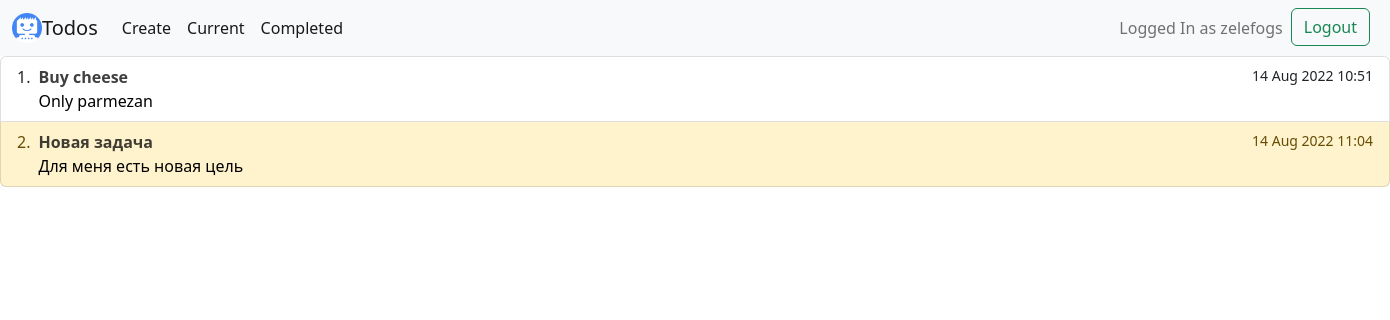
Before: /current/ (signed in) with the older database file.
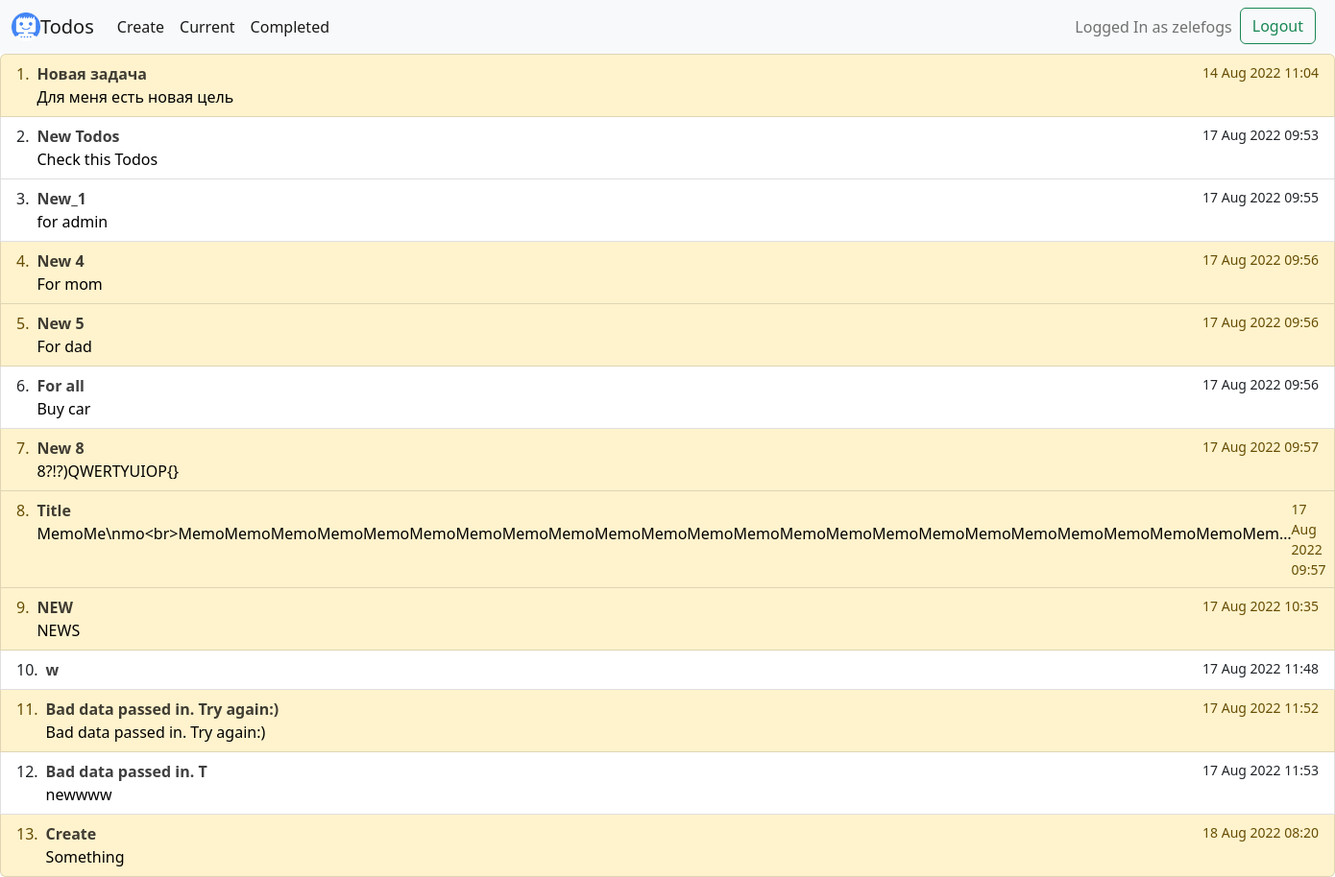
After: the same page with the newer database file.
### todo/models.py (models this page shows, shortened)
class Todo(models.Model):
	title = models.CharField(max_length=100)
	memo = models.TextField(blank=True)
	important = models.BooleanField(default=False)
	created = models.DateTimeField(auto_now_add=True)
	datecompleted = models.DateTimeField(null=True, blank=True)
	user = models.ForeignKey(User, on_delete=models.CASCADE)

### todo/views.py (the view)
# urls.py: path('current/', views.currenttodos, name='currenttodos'),
@login_required
def currenttodos(request):
	todos = Todo.objects.filter(user=request.user, datecompleted__isnull=True)
	return render(request, 'todo/currenttodos.html', {'todos': todos})

### todo/templates/todo/currenttodos.html (shortened to what this page needs)
{% extends 'todo/base.html' %}
{% block content %}
    {% if todos %}
    <div class="list-group">
    <ol class="list-group list-group-numbered">
  {% for item in todos %}
      <li class="list-group-item d-flex justify-content-between align-items-start {% if item.important %}list-group-item-warning {% endif %}">
      <div class="ms-2 me-auto">
      <a href="{% url 'viewtodo'  item.id %}" style="color: black;text-decoration: none">
      <div class="fw-bold opacity-75">{{ item.title|truncatechars:100 }}</div>
    {% if item.memo %}  {{ item.memo|truncatechars:110 }}{% endif %}
      </a>
      </div>
    <small>{{ item.created|date:'j M Y H:i' }}</small>
  </li>
  {% endfor %}
</ol>
    </div>
    {% else %}
    <div style="text-align: center">
        <h1>There are no current Todos</h1>
        </div>
    {% endif %}
{% endblock %}

Changed rows visible on the page:
no longer on this page (row edited): Todo: title "Buy cheese", memo "Only parmezan", created "14 Aug 2022 10:51", important False (drawn)
added Todo: title "New Todos", memo "Check this Todos", created "17 Aug 2022 09:53", important False (drawn)
added Todo: title "New_1", memo "for admin", created "17 Aug 2022 09:55", important False (drawn)
added Todo: title "New 4", memo "For mom", created "17 Aug 2022 09:56"
added Todo: title "New 5", memo "For dad", created "17 Aug 2022 09:56"
added Todo: title "For all", memo "Buy car", created "17 Aug 2022 09:56", important False (drawn)
added Todo: title "New 8", memo "8?!?)QWERTYUIOP{}", created "17 Aug 2022 09:57"
added Todo: title "Title", memo "MemoMe\\nmo<br>MemoMemoMemoMemoMemoMemoMemoMemoMemoMemoMemoMemoMemoMemoMemoMemoMemoMemoMemoMemoMemoMemoMemoMem…", created "17 Aug 2022 09:57"
added Todo: title "NEW", memo "NEWS", created "17 Aug 2022 10:35"
added Todo: title "w", created "17 Aug 2022 11:48", important False (drawn)
added Todo: title "Bad data passed in. Try again:)", memo "Bad data passed in. Try again:)", created "17 Aug 2022 11:52"
added Todo: title "Bad data passed in. T", memo "newwww", created "17 Aug 2022 11:53", important False (drawn)
added Todo: title "Create", memo "Something", created "18 Aug 2022 08:20"
